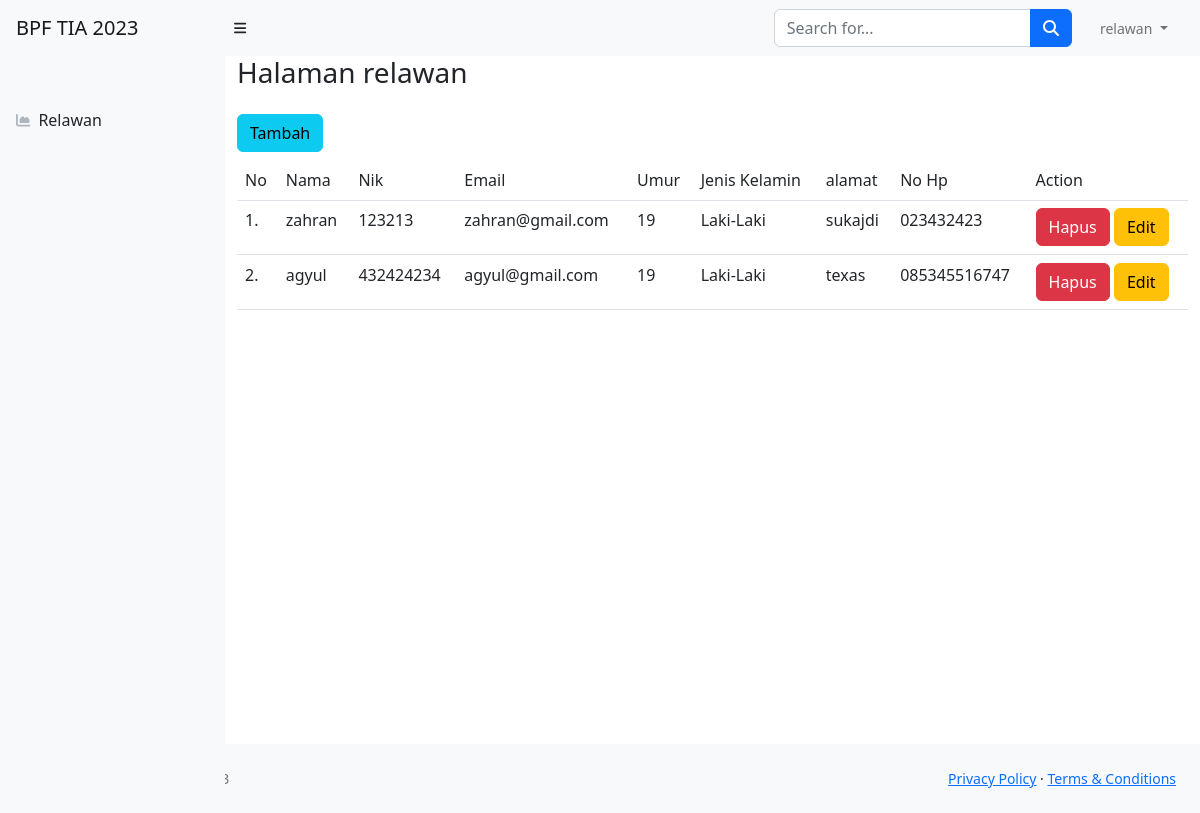
The app's page /index.php/relawan with its own data.
### tables this page shows
CREATE TABLE `relawan` (
  `nik` varchar(255) NOT NULL,
  `nama` varchar(255) NOT NULL,
  `email` varchar(255) NOT NULL,
  `umur` int(11) NOT NULL,
  `jenis_kelamin` varchar(255) NOT NULL,
  `no_hp` varchar(255) NOT NULL,
  `alamat` varchar(255) NOT NULL,
  `id` int(11) NOT NULL
);

### application/controllers/Relawan.php (called while the page is built, shortened)
<?php
class Relawan extends CI_Controller
{
    public function __construct()
    {
        $this->load->model('relawan_model');
    }
    public function index()
    {
        $data['judul'] = "Halaman relawan";
        $data['relawan'] = $this->relawan_model->get();
        $this->load->view("layout/relawan_header");
        $this->load->view("relawan/vw_relawan", $data);
        $this->load->view("layout/relawan_footer" );
    }
}
?>

### index.php (called while the page is built, shortened)
<?php
require_once BASEPATH.'core/CodeIgniter.php';

### application/models/relawan_model.php (called while the page is built, shortened)
<?php
class relawan_model extends CI_Model
{
    public $table = 'relawan';
    public function get(){
        $this->db->from($this->table);
        $query = $this->db->get();
        return $query->result_array();
    }
}
?>

### application/views/relawan/vw_relawan.php (the view, shortened to what this page needs)
<div class="container-fluid">
    <h1 class="h3 mb-4 text-gray-800">
        <?php echo $judul ?>
    </h1>
    <div class="row">
        <div class="col-md-6"><a href="<?= base_url('index.php/Relawan/tambah') ?>" class="btn btn-info mb-2">Tambah
            </a></div>
        <div class="col-md-12">
            <table class="table">
                <thead>
                    <tr>
                        <td>No</td>
                        <td>Nama</td>
                        <td>Nik</td>
                        <td>Email</td>
                        <td>Umur</td>
                        <td>Jenis Kelamin</td>
                        <td>alamat</td>
                        <td>No Hp </td>
                        <td>Action</td>
                    </tr>
                </thead>
                <tbody>
                    <tr>
                        <?php $i = 1; ?>
                        <?php foreach ($relawan as $us): ?>
                        <tr>
                            <td>
                                <?= $i; ?>.
                            </td>
                            <td>
                                <?= $us['nama']; ?>
                            </td>
                            <td>
                                <?= $us['nik']; ?>
                            </td>
                            <td>
                                <?= $us['email']; ?>
                            </td>
                            <td>
                                <?= $us['umur']; ?>
                            </td>
                            <td>
                                <?= $us['jenis_kelamin']; ?>
                            </td>
                            <td>
                                <?= $us['alamat']; ?>
                            </td>
                            <td>
                                <?= $us['no_hp']; ?>
                            </td>
                            <td>
                                <a href="<?= base_url('index.php/') ?>Relawan/hapus/<?= $us['id'] ?>"
                                    class="btn btn-danger">Hapus</a>
                                <a href="<?= base_url('index.php/') ?>Relawan/edit/<?= $us['id'] ?>"
                                    class="btn btn-warning">Edit</a>
                            </td>
                        </tr>
                        <?php $i++; ?>
                    <?php endforeach; ?>
                </tbody>
            </table>
        </div>
    </div>
</div>

### records on screen
relawan: nama "zahran", nik "123213", email "zahran@gmail.com", umur "19", jenis_kelamin "Laki-Laki", alamat "sukajdi", no_hp "023432423"
relawan: nama "agyul", nik "432424234", email "agyul@gmail.com", umur "19", jenis_kelamin "Laki-Laki", alamat "texas", no_hp "085345516747"

### other values on screen
$judul "Halaman relawan"
